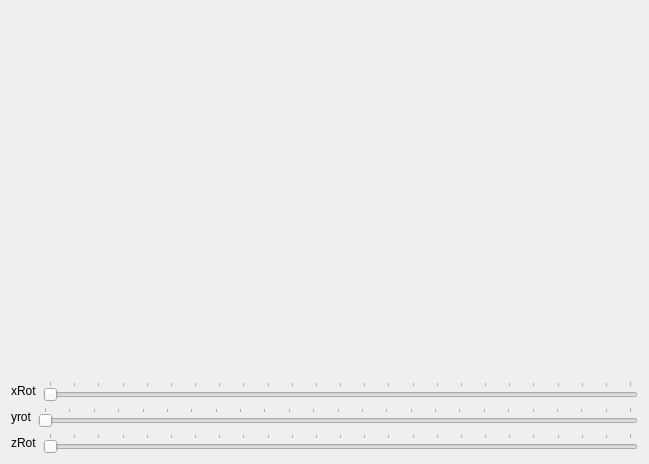
<?xml version="1.0" encoding="UTF-8"?>
<ui version="4.0">
 <class>Window</class>
 <widget class="QWidget" name="Window">
  <property name="geometry">
   <rect>
    <x>0</x>
    <y>0</y>
    <width>649</width>
    <height>464</height>
   </rect>
  </property>
  <property name="windowTitle">
   <string>Window</string>
  </property>
  <layout class="QVBoxLayout" name="verticalLayout">
   <item>
    <widget class="MyGLWidget" name="myGLWidget" native="true">
     <property name="minimumSize">
      <size>
       <width>200</width>
       <height>200</height>
      </size>
     </property>
    </widget>
   </item>
   <item>
    <layout class="QHBoxLayout" name="horizontalLayout">
     <item>
      <widget class="QLabel" name="label">
       <property name="text">
        <string>xRot</string>
       </property>
      </widget>
     </item>
     <item>
      <widget class="QSlider" name="rotXSlider">
       <property name="maximum">
        <number>360</number>
       </property>
       <property name="singleStep">
        <number>16</number>
       </property>
       <property name="pageStep">
        <number>15</number>
       </property>
       <property name="orientation">
        <enum>Qt::Horizontal</enum>
       </property>
       <property name="tickPosition">
        <enum>QSlider::TicksAbove</enum>
       </property>
       <property name="tickInterval">
        <number>15</number>
       </property>
      </widget>
     </item>
    </layout>
   </item>
   <item>
    <layout class="QHBoxLayout" name="horizontalLayout_2">
     <item>
      <widget class="QLabel" name="label_2">
       <property name="text">
        <string>yrot</string>
       </property>
      </widget>
     </item>
     <item>
      <widget class="QSlider" name="rotYSlider">
       <property name="maximum">
        <number>360</number>
       </property>
       <property name="singleStep">
        <number>16</number>
       </property>
       <property name="pageStep">
        <number>15</number>
       </property>
       <property name="orientation">
        <enum>Qt::Horizontal</enum>
       </property>
       <property name="tickPosition">
        <enum>QSlider::TicksAbove</enum>
       </property>
       <property name="tickInterval">
        <number>15</number>
       </property>
      </widget>
     </item>
    </layout>
   </item>
   <item>
    <layout class="QHBoxLayout" name="horizontalLayout_3">
     <item>
      <widget class="QLabel" name="label_3">
       <property name="text">
        <string>zRot</string>
       </property>
      </widget>
     </item>
     <item>
      <widget class="QSlider" name="rotZSlider">
       <property name="maximum">
        <number>360</number>
       </property>
       <property name="singleStep">
        <number>16</number>
       </property>
       <property name="pageStep">
        <number>15</number>
       </property>
       <property name="orientation">
        <enum>Qt::Horizontal</enum>
       </property>
       <property name="tickPosition">
        <enum>QSlider::TicksAbove</enum>
       </property>
       <property name="tickInterval">
        <number>15</number>
       </property>
      </widget>
     </item>
    </layout>
   </item>
  </layout>
 </widget>
 <layoutdefault spacing="6" margin="11"/>
 <customwidgets>
  <customwidget>
   <class>MyGLWidget</class>
   <extends>QWidget</extends>
   <header>myglwidget.h</header>
   <container>1</container>
   <slots>
    <slot>setXRotation(int)</slot>
    <slot>setZRotation(int)</slot>
    <slot>setYRotation(int)</slot>
   </slots>
  </customwidget>
 </customwidgets>
 <resources/>
 <connections>
  <connection>
   <sender>rotZSlider</sender>
   <signal>valueChanged(int)</signal>
   <receiver>myGLWidget</receiver>
   <slot>setZRotation(int)</slot>
   <hints>
    <hint type="sourcelabel">
     <x>229</x>
     <y>311</y>
    </hint>
    <hint type="destinationlabel">
     <x>227</x>
     <y>202</y>
    </hint>
   </hints>
  </connection>
  <connection>
   <sender>rotYSlider</sender>
   <signal>valueChanged(int)</signal>
   <receiver>myGLWidget</receiver>
   <slot>setYRotation(int)</slot>
   <hints>
    <hint type="sourcelabel">
     <x>153</x>
     <y>265</y>
    </hint>
    <hint type="destinationlabel">
     <x>156</x>
     <y>206</y>
    </hint>
   </hints>
  </connection>
  <connection>
   <sender>rotXSlider</sender>
   <signal>valueChanged(int)</signal>
   <receiver>myGLWidget</receiver>
   <slot>setXRotation(int)</slot>
   <hints>
    <hint type="sourcelabel">
     <x>81</x>
     <y>227</y>
    </hint>
    <hint type="destinationlabel">
     <x>83</x>
     <y>205</y>
    </hint>
   </hints>
  </connection>
 </connections>
</ui>
